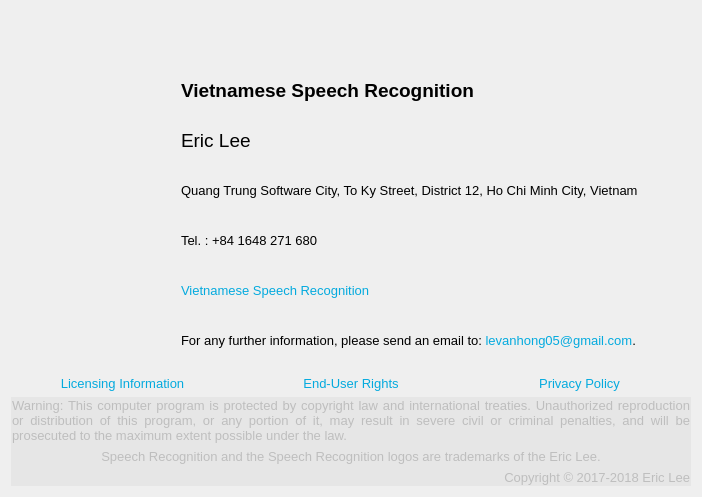
<?xml version="1.0" encoding="UTF-8"?>
<ui version="4.0">
 <class>AboutScreen</class>
 <widget class="QDialog" name="AboutScreen">
  <property name="windowModality">
   <enum>Qt::ApplicationModal</enum>
  </property>
  <property name="geometry">
   <rect>
    <x>0</x>
    <y>0</y>
    <width>702</width>
    <height>497</height>
   </rect>
  </property>
  <property name="windowTitle">
   <string>Vietnamese Speech Recognition</string>
  </property>
  <property name="windowIcon">
   <iconset resource="speech_res.qrc">
    <normaloff>:/speech/images/chat.png</normaloff>:/speech/images/chat.png</iconset>
  </property>
  <layout class="QVBoxLayout" name="verticalLayout_6">
   <item>
    <layout class="QVBoxLayout" name="verticalLayout_4">
     <item>
      <layout class="QHBoxLayout" name="horizontalLayout" stretch="0,0">
       <item>
        <widget class="QFrame" name="frmLogo">
         <layout class="QVBoxLayout" name="verticalLayout">
          <property name="spacing">
           <number>0</number>
          </property>
          <property name="leftMargin">
           <number>18</number>
          </property>
          <property name="topMargin">
           <number>9</number>
          </property>
          <property name="rightMargin">
           <number>18</number>
          </property>
          <property name="bottomMargin">
           <number>9</number>
          </property>
          <item>
           <spacer name="verticalSpacer_2">
            <property name="orientation">
             <enum>Qt::Vertical</enum>
            </property>
            <property name="sizeHint" stdset="0">
             <size>
              <width>20</width>
              <height>40</height>
             </size>
            </property>
           </spacer>
          </item>
          <item>
           <widget class="QLabel" name="lblLogo">
            <property name="sizePolicy">
             <sizepolicy hsizetype="Preferred" vsizetype="Preferred">
              <horstretch>0</horstretch>
              <verstretch>0</verstretch>
             </sizepolicy>
            </property>
            <property name="minimumSize">
             <size>
              <width>128</width>
              <height>128</height>
             </size>
            </property>
            <property name="maximumSize">
             <size>
              <width>128</width>
              <height>128</height>
             </size>
            </property>
            <property name="styleSheet">
             <string notr="true"/>
            </property>
            <property name="text">
             <string/>
            </property>
            <property name="pixmap">
             <pixmap resource="speech_res.qrc">:/speech/images/quality.png</pixmap>
            </property>
            <property name="scaledContents">
             <bool>true</bool>
            </property>
            <property name="alignment">
             <set>Qt::AlignHCenter|Qt::AlignTop</set>
            </property>
           </widget>
          </item>
          <item>
           <spacer name="verticalSpacer">
            <property name="orientation">
             <enum>Qt::Vertical</enum>
            </property>
            <property name="sizeHint" stdset="0">
             <size>
              <width>20</width>
              <height>40</height>
             </size>
            </property>
           </spacer>
          </item>
         </layout>
        </widget>
       </item>
       <item>
        <widget class="QFrame" name="frmInfomation">
         <property name="sizePolicy">
          <sizepolicy hsizetype="Expanding" vsizetype="Preferred">
           <horstretch>0</horstretch>
           <verstretch>0</verstretch>
          </sizepolicy>
         </property>
         <layout class="QVBoxLayout" name="verticalLayout_3" stretch="0,0,0,0,0,0,0">
          <property name="spacing">
           <number>9</number>
          </property>
          <property name="leftMargin">
           <number>0</number>
          </property>
          <item>
           <layout class="QVBoxLayout" name="verticalLayout_2">
            <property name="spacing">
             <number>0</number>
            </property>
            <item>
             <widget class="QLabel" name="lblOwnerLogo">
              <property name="sizePolicy">
               <sizepolicy hsizetype="Preferred" vsizetype="Preferred">
                <horstretch>0</horstretch>
                <verstretch>0</verstretch>
               </sizepolicy>
              </property>
              <property name="minimumSize">
               <size>
                <width>0</width>
                <height>0</height>
               </size>
              </property>
              <property name="maximumSize">
               <size>
                <width>16777215</width>
                <height>16777215</height>
               </size>
              </property>
              <property name="styleSheet">
               <string notr="true"/>
              </property>
              <property name="text">
               <string/>
              </property>
              <property name="pixmap">
               <pixmap resource="speech_res.qrc">:/speech/images/cover_image.png</pixmap>
              </property>
              <property name="scaledContents">
               <bool>false</bool>
              </property>
              <property name="alignment">
               <set>Qt::AlignCenter</set>
              </property>
              <property name="margin">
               <number>0</number>
              </property>
              <property name="indent">
               <number>-1</number>
              </property>
             </widget>
            </item>
           </layout>
          </item>
          <item>
           <widget class="QFrame" name="frameVersion">
            <layout class="QHBoxLayout" name="horizontalLayout_5">
             <property name="leftMargin">
              <number>0</number>
             </property>
             <property name="topMargin">
              <number>0</number>
             </property>
             <property name="rightMargin">
              <number>0</number>
             </property>
             <property name="bottomMargin">
              <number>0</number>
             </property>
             <item>
              <widget class="QLabel" name="lblAppVersion">
               <property name="sizePolicy">
                <sizepolicy hsizetype="Preferred" vsizetype="Fixed">
                 <horstretch>0</horstretch>
                 <verstretch>0</verstretch>
                </sizepolicy>
               </property>
               <property name="font">
                <font>
                 <pointsize>14</pointsize>
                 <weight>75</weight>
                 <bold>true</bold>
                </font>
               </property>
               <property name="text">
                <string>Vietnamese Speech Recognition</string>
               </property>
              </widget>
             </item>
            </layout>
           </widget>
          </item>
          <item>
           <widget class="QLabel" name="lblInformation">
            <property name="sizePolicy">
             <sizepolicy hsizetype="Expanding" vsizetype="Preferred">
              <horstretch>0</horstretch>
              <verstretch>0</verstretch>
             </sizepolicy>
            </property>
            <property name="font">
             <font>
              <pointsize>14</pointsize>
             </font>
            </property>
            <property name="text">
             <string>Eric Lee</string>
            </property>
            <property name="scaledContents">
             <bool>true</bool>
            </property>
            <property name="alignment">
             <set>Qt::AlignJustify|Qt::AlignVCenter</set>
            </property>
            <property name="wordWrap">
             <bool>true</bool>
            </property>
            <property name="openExternalLinks">
             <bool>true</bool>
            </property>
            <property name="textInteractionFlags">
             <set>Qt::TextBrowserInteraction</set>
            </property>
           </widget>
          </item>
          <item>
           <widget class="QLabel" name="label">
            <property name="font">
             <font>
              <pointsize>10</pointsize>
             </font>
            </property>
            <property name="text">
             <string>Quang Trung Software City, To Ky Street, District 12, Ho Chi Minh City, Vietnam</string>
            </property>
            <property name="wordWrap">
             <bool>true</bool>
            </property>
           </widget>
          </item>
          <item>
           <widget class="QLabel" name="label_2">
            <property name="font">
             <font>
              <pointsize>10</pointsize>
             </font>
            </property>
            <property name="text">
             <string>Tel. : +84 1648 271 680</string>
            </property>
           </widget>
          </item>
          <item>
           <widget class="QLabel" name="label_4">
            <property name="font">
             <font>
              <pointsize>10</pointsize>
             </font>
            </property>
            <property name="text">
             <string>&lt;html&gt;&lt;body&gt;&lt;a href=&quot;https://github.com/levanhong05/VietnameseSpeechRecognition&quot;&gt;&lt;span style=&quot; font-family:'Ubuntu'; text-decoration: none; color:#04aade;&quot;&gt;Vietnamese Speech Recognition&lt;/span&gt;&lt;/a&gt;&lt;/body&gt;&lt;/html&gt;</string>
            </property>
           </widget>
          </item>
          <item>
           <widget class="QLabel" name="lblContact">
            <property name="sizePolicy">
             <sizepolicy hsizetype="Expanding" vsizetype="Preferred">
              <horstretch>0</horstretch>
              <verstretch>0</verstretch>
             </sizepolicy>
            </property>
            <property name="font">
             <font>
              <pointsize>10</pointsize>
             </font>
            </property>
            <property name="lineWidth">
             <number>1</number>
            </property>
            <property name="text">
             <string>&lt;html&gt;&lt;body&gt;For any further information, please send an email to: &lt;a href=&quot;mailto:levanhong05@gmail.com&quot;&gt;&lt;span style=&quot; font-family:'Ubuntu'; text-decoration: none; color:#04aade;&quot;&gt;levanhong05@gmail.com&lt;/span&gt;&lt;/a&gt;.&lt;/body&gt;&lt;/html&gt;</string>
            </property>
            <property name="scaledContents">
             <bool>true</bool>
            </property>
            <property name="alignment">
             <set>Qt::AlignJustify|Qt::AlignVCenter</set>
            </property>
            <property name="wordWrap">
             <bool>true</bool>
            </property>
            <property name="openExternalLinks">
             <bool>true</bool>
            </property>
            <property name="textInteractionFlags">
             <set>Qt::TextBrowserInteraction</set>
            </property>
           </widget>
          </item>
         </layout>
        </widget>
       </item>
      </layout>
     </item>
     <item>
      <layout class="QHBoxLayout" name="horizontalLayout_4">
       <property name="topMargin">
        <number>0</number>
       </property>
       <item>
        <widget class="QLabel" name="lblLicensing">
         <property name="font">
          <font>
           <pointsize>10</pointsize>
          </font>
         </property>
         <property name="text">
          <string>&lt;html&gt;&lt;body&gt;&lt;a href=&quot;https://github.com/levanhong05/VietnameseSpeechRecognition&quot;&gt;&lt;span style=&quot; font-family:'Ubuntu'; text-decoration: none; color:#04aade;&quot;&gt;Licensing Information&lt;/span&gt;&lt;/a&gt;&lt;/body&gt;&lt;/html&gt;</string>
         </property>
         <property name="alignment">
          <set>Qt::AlignCenter</set>
         </property>
         <property name="openExternalLinks">
          <bool>false</bool>
         </property>
         <property name="textInteractionFlags">
          <set>Qt::TextBrowserInteraction</set>
         </property>
        </widget>
       </item>
       <item>
        <widget class="QLabel" name="lblEndUserRight">
         <property name="font">
          <font>
           <pointsize>10</pointsize>
          </font>
         </property>
         <property name="text">
          <string>&lt;html&gt;&lt;body&gt;&lt;a href=&quot;https://github.com/levanhong05/VietnameseSpeechRecognition&quot;&gt;&lt;span style=&quot; font-family:'Ubuntu'; text-decoration: none; color:#04aade;&quot;&gt;End-User Rights&lt;/span&gt;&lt;/a&gt;&lt;/body&gt;&lt;/html&gt;</string>
         </property>
         <property name="alignment">
          <set>Qt::AlignCenter</set>
         </property>
         <property name="openExternalLinks">
          <bool>true</bool>
         </property>
         <property name="textInteractionFlags">
          <set>Qt::TextBrowserInteraction</set>
         </property>
        </widget>
       </item>
       <item>
        <widget class="QLabel" name="lblPrivacyPolicy">
         <property name="font">
          <font>
           <pointsize>10</pointsize>
          </font>
         </property>
         <property name="text">
          <string>&lt;html&gt;&lt;body&gt;&lt;a href=&quot;https://github.com/levanhong05/VietnameseSpeechRecognition&quot;&gt;&lt;span style=&quot; font-family:'Ubuntu'; text-decoration: none; color:#04aade;&quot;&gt;Privacy Policy&lt;/span&gt;&lt;/a&gt;&lt;/body&gt;&lt;/html&gt;</string>
         </property>
         <property name="alignment">
          <set>Qt::AlignCenter</set>
         </property>
         <property name="openExternalLinks">
          <bool>true</bool>
         </property>
         <property name="textInteractionFlags">
          <set>Qt::TextBrowserInteraction</set>
         </property>
        </widget>
       </item>
      </layout>
     </item>
     <item>
      <widget class="QFrame" name="frmBottom">
       <property name="styleSheet">
        <string notr="true">background-color: rgb(230, 230, 230)</string>
       </property>
       <layout class="QVBoxLayout" name="verticalLayout_5">
        <property name="leftMargin">
         <number>1</number>
        </property>
        <property name="topMargin">
         <number>1</number>
        </property>
        <property name="rightMargin">
         <number>1</number>
        </property>
        <property name="bottomMargin">
         <number>1</number>
        </property>
        <item>
         <layout class="QVBoxLayout" name="verticalLayout_7">
          <property name="leftMargin">
           <number>0</number>
          </property>
          <property name="topMargin">
           <number>0</number>
          </property>
          <property name="rightMargin">
           <number>0</number>
          </property>
          <property name="bottomMargin">
           <number>0</number>
          </property>
          <item>
           <widget class="QLabel" name="lblWarning">
            <property name="enabled">
             <bool>false</bool>
            </property>
            <property name="font">
             <font>
              <pointsize>10</pointsize>
              <italic>false</italic>
             </font>
            </property>
            <property name="text">
             <string>&lt;html&gt;&lt;body&gt;Warning: This computer program is protected by copyright law and international treaties. Unauthorized reproduction or distribution of this program, or any portion of it, may result in severe civil or criminal penalties, and will be prosecuted to the maximum extent possible under the law.&lt;/body&gt;&lt;/html&gt;</string>
            </property>
            <property name="scaledContents">
             <bool>false</bool>
            </property>
            <property name="alignment">
             <set>Qt::AlignJustify|Qt::AlignVCenter</set>
            </property>
            <property name="wordWrap">
             <bool>true</bool>
            </property>
            <property name="margin">
             <number>2</number>
            </property>
           </widget>
          </item>
         </layout>
        </item>
        <item>
         <layout class="QHBoxLayout" name="horizontalLayout_3">
          <property name="topMargin">
           <number>0</number>
          </property>
          <item>
           <widget class="QLabel" name="lblTrademark">
            <property name="enabled">
             <bool>false</bool>
            </property>
            <property name="font">
             <font>
              <pointsize>10</pointsize>
             </font>
            </property>
            <property name="text">
             <string>&lt;html&gt;&lt;head/&gt;&lt;body&gt;&lt;p&gt;Speech Recognition and the Speech Recognition logos are trademarks of the Eric Lee.&lt;/p&gt;&lt;/body&gt;&lt;/html&gt;</string>
            </property>
            <property name="alignment">
             <set>Qt::AlignCenter</set>
            </property>
           </widget>
          </item>
         </layout>
        </item>
        <item>
         <layout class="QHBoxLayout" name="horizontalLayout_2">
          <item>
           <widget class="QLabel" name="lblCopyright">
            <property name="enabled">
             <bool>false</bool>
            </property>
            <property name="sizePolicy">
             <sizepolicy hsizetype="Preferred" vsizetype="Fixed">
              <horstretch>0</horstretch>
              <verstretch>0</verstretch>
             </sizepolicy>
            </property>
            <property name="font">
             <font>
              <pointsize>10</pointsize>
             </font>
            </property>
            <property name="text">
             <string>Copyright © 2017-2018 Eric Lee</string>
            </property>
            <property name="alignment">
             <set>Qt::AlignRight|Qt::AlignTrailing|Qt::AlignVCenter</set>
            </property>
           </widget>
          </item>
         </layout>
        </item>
       </layout>
      </widget>
     </item>
    </layout>
   </item>
  </layout>
 </widget>
 <resources>
  <include location="speech_res.qrc"/>
 </resources>
 <connections/>
</ui>
